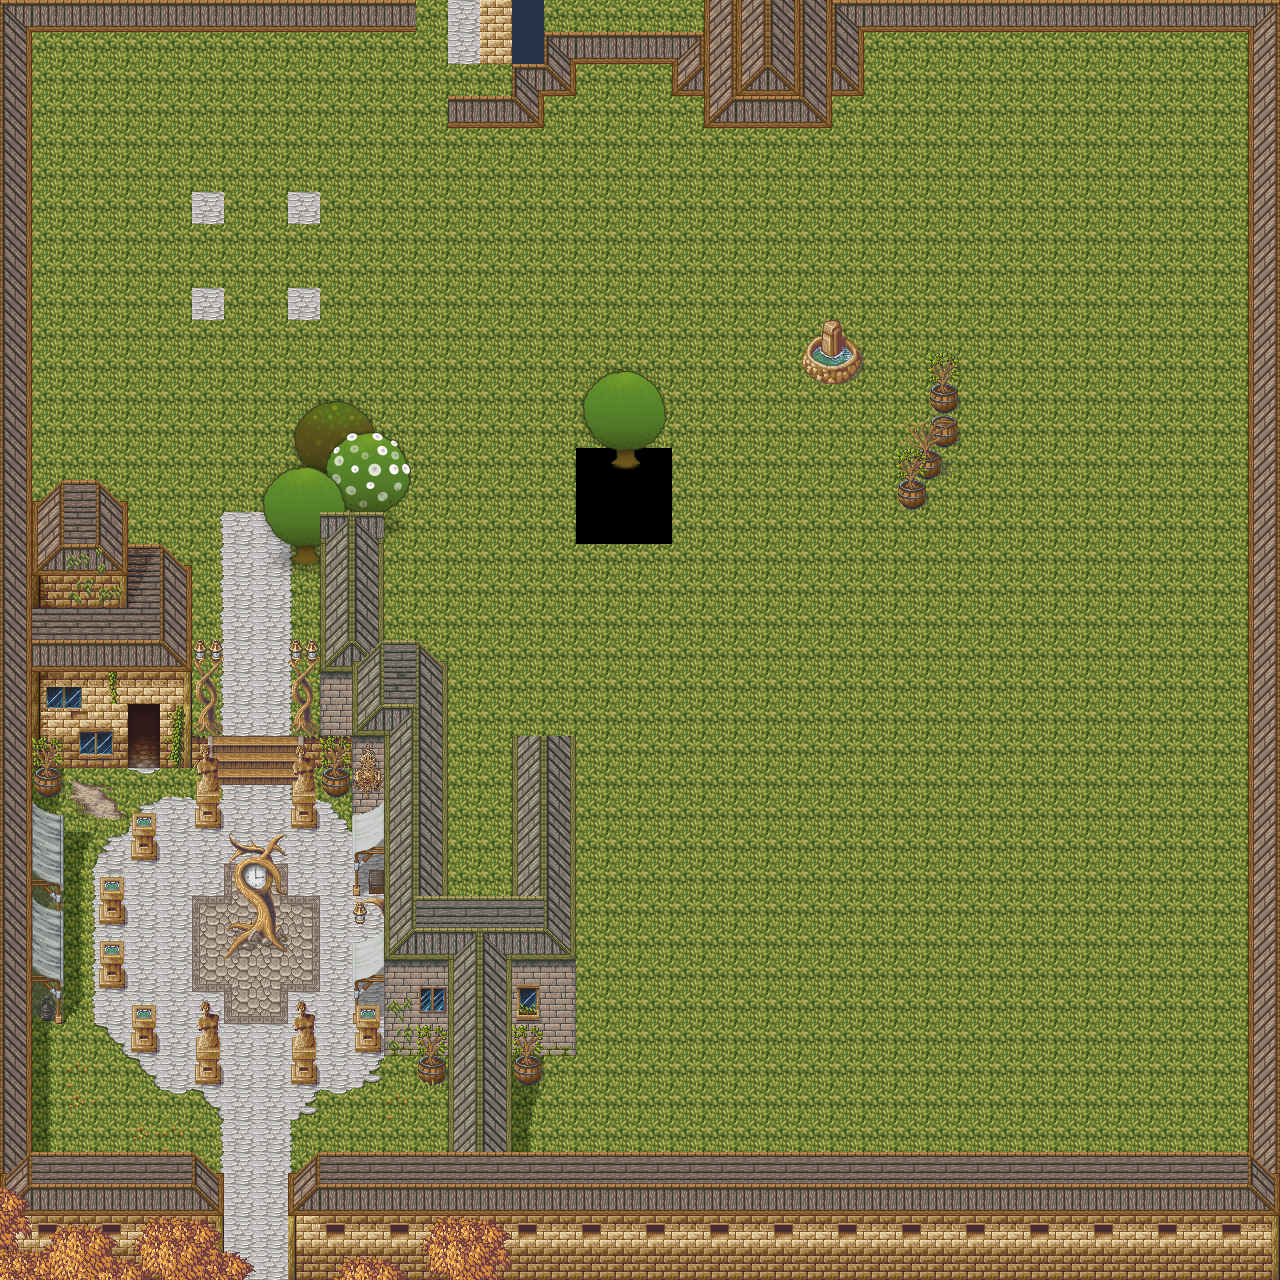

Rendered tile map (Tiled .tmx) drawn with the repository's tilesets; below, a short description and the map source with its tile grids summarised:
An orthogonal 40x40 tile map with 32x32 px tiles, 17 tile layers (0, 0, 1, 1, ...), 4 tilesets and 112 objects (46x sprite, 6x humanoid, 5x monster, entrance, secret, ...).

<map version="1.0" orientation="orthogonal" width="40" height="40" tilewidth="32" tileheight="32">
 <properties>
  <property name="boundaries" value="false" />
  <property name="name" value="The Mage City" />
  <property name="sortmode" value="yz" />
  <property name="sx" value="3" />
  <property name="sy" value="3" />
 </properties>
 <tileset firstgid="1" name="magecity" tilewidth="32" tileheight="32">
  <image source="../../images/tilesets/lorestrome/magecity.png" width="256" height="1450" />
  <tile id="12">
   <properties>
    <property name="block" value="true" />
   </properties>
  </tile>
 </tileset>
 <tileset firstgid="361" name="smalltrees" tilewidth="96" tileheight="128">
  <image source="../../images/gamegraphics/smalltrees.png" width="288" height="128" />
 </tileset>
 <tileset firstgid="364" name="flowers" tilewidth="26" tileheight="20">
  <tileoffset x="0" y="10" />
  <image source="../../images/gamegraphics/flowers.png" width="78" height="20" />
 </tileset>
 <tileset firstgid="367" name="doorshade" tilewidth="32" tileheight="32">
  <image source="../../images/tilesets/doorshade.png" width="32" height="64" />
 </tileset>
 <layer name="0" width="40" height="40">
  <properties>
   <property name="priority" value="0" />
   <property name="z" value="0" />
  </properties>
  <data>[1600 cells, 1591 non-empty, 34 distinct tile ids]</data>
 </layer>
 <layer name="0" width="40" height="40">
  <properties>
   <property name="level" value="1" />
   <property name="z" value="0" />
  </properties>
  <data>[1600 cells, 14 non-empty, 9 distinct tile ids]</data>
 </layer>
 <layer name="1" width="40" height="40">
  <properties>
   <property name="z" value="1" />
  </properties>
  <data>[1600 cells, 45 non-empty, 27 distinct tile ids]</data>
 </layer>
 <layer name="1" width="40" height="40">
  <properties>
   <property name="z" value="1" />
  </properties>
  <data>[1600 cells, 6 non-empty, 6 distinct tile ids]</data>
 </layer>
 <layer name="1" width="40" height="40">
  <properties>
   <property name="z" value="1" />
  </properties>
  <data>[1600 cells, 0 non-empty, 0 distinct tile ids]</data>
 </layer>
 <layer name="2" width="40" height="40">
  <properties>
   <property name="z" value="2" />
  </properties>
  <data>[1600 cells, 46 non-empty, 24 distinct tile ids]</data>
 </layer>
 <layer name="2" width="40" height="40">
  <properties>
   <property name="z" value="2" />
  </properties>
  <data>[1600 cells, 5 non-empty, 5 distinct tile ids]</data>
 </layer>
 <layer name="2" width="40" height="40">
  <properties>
   <property name="z" value="2" />
  </properties>
  <data>[1600 cells, 2 non-empty, 2 distinct tile ids]</data>
 </layer>
 <layer name="3" width="40" height="40">
  <properties>
   <property name="z" value="3" />
  </properties>
  <data>[1600 cells, 21 non-empty, 13 distinct tile ids]</data>
 </layer>
 <layer name="3" width="40" height="40">
  <properties>
   <property name="z" value="3" />
  </properties>
  <data>[1600 cells, 5 non-empty, 5 distinct tile ids]</data>
 </layer>
 <layer name="3" width="40" height="40">
  <properties>
   <property name="z" value="3" />
  </properties>
  <data>[1600 cells, 0 non-empty, 0 distinct tile ids]</data>
 </layer>
 <layer name="4" width="40" height="40">
  <properties>
   <property name="z" value="4" />
  </properties>
  <data>[1600 cells, 116 non-empty, 22 distinct tile ids]</data>
 </layer>
 <layer name="4" width="40" height="40">
  <properties>
   <property name="z" value="4" />
  </properties>
  <data>[1600 cells, 1 non-empty, 1 distinct tile ids]</data>
 </layer>
 <layer name="5" width="40" height="40">
  <properties>
   <property name="z" value="5" />
  </properties>
  <data>[1600 cells, 169 non-empty, 13 distinct tile ids]</data>
 </layer>
 <layer name="5" width="40" height="40">
  <properties>
   <property name="z" value="5" />
  </properties>
  <data>[1600 cells, 20 non-empty, 3 distinct tile ids]</data>
 </layer>
 <layer name="6" width="40" height="40">
  <properties>
   <property name="z" value="6" />
  </properties>
  <data>[1600 cells, 91 non-empty, 13 distinct tile ids]</data>
 </layer>
 <layer name="6" width="40" height="40">
  <properties>
   <property name="z" value="6" />
  </properties>
  <data>[1600 cells, 26 non-empty, 15 distinct tile ids]</data>
 </layer>
 <objectgroup color="#ffff00" name="Spawns" width="40" height="40">
  <properties>
   <property name="type" value="spawns" />
  </properties>
  <object name="entrance" x="240" y="1280" width="32" height="32" />
  <object name="secret" x="32" y="1184" width="32" height="32" />
  <object name="start" x="240" y="704" width="32" height="32" />
  <object name="house1" x="128" y="736" width="32" height="32" />
  <object name="voidroid" x="608" y="480" width="32" height="32" />
 </objectgroup>
 <objectgroup color="#55aaff" name="Portals" width="40" height="40">
  <properties>
   <property name="type" value="portals" />
  </properties>
  <object x="32" y="1216" width="32" height="32">
   <properties>
    <property name="map" value="test/secret" />
    <property name="spawn" value="door" />
   </properties>
  </object>
  <object x="128" y="704" width="32" height="32">
   <properties>
    <property name="map" value="test/house1_room1" />
    <property name="spawn" value="door1" />
   </properties>
  </object>
  <object x="224" y="1280">
   <properties>
    <property name="map" value="test/random" />
    <property name="spawn" value="arkanos" />
   </properties>
   <polyline points="0,0 0,32 64,32 64,0" />
  </object>
 </objectgroup>
 <objectgroup color="#ff0000" name="Collision" width="40" height="40">
  <properties>
   <property name="type" value="collision" />
  </properties>
  <object x="288" y="1184" width="992" height="96" />
  <object x="192" y="1064" width="32" height="24" />
  <object x="128" y="1032" width="32" height="24" />
  <object x="96" y="968" width="32" height="24" />
  <object x="96" y="904" width="32" height="24" />
  <object x="128" y="840" width="32" height="24" />
  <object x="240" y="928" width="32" height="32" />
  <object x="192" y="808" width="32" height="24" />
  <object x="288" y="808" width="32" height="24" />
  <object x="288" y="1064" width="32" height="24" />
  <object x="352" y="960" width="224" height="96" />
  <object x="448" y="1056" width="64" height="128" />
  <object x="0" y="0" width="32" height="1184" />
  <object x="32" y="832" width="32" height="192" />
  <object x="512" y="736" width="64" height="160" />
  <object x="32" y="576" width="96" height="192" />
  <object x="128" y="576" width="32" height="128" />
  <object x="160" y="576" width="32" height="192" />
  <object x="192" y="704" width="16" height="64" />
  <object x="304" y="704" width="16" height="64" />
  <object x="320" y="672" width="32" height="96" />
  <object x="352" y="672" width="96" height="224" />
  <object x="384" y="896" width="192" height="64" />
  <object x="320" y="544" width="64" height="128" />
  <object x="1248" y="0" width="32" height="1184" />
  <object x="0" y="1184" width="32" height="96" />
  <object x="32" y="1248" width="32" height="32" />
  <object x="64" y="1184" width="160" height="96" />
  <object x="416" y="1056" width="32" height="32">
   <ellipse />
  </object>
  <object x="32" y="768" width="32" height="32">
   <ellipse />
  </object>
  <object x="512" y="1056" width="32" height="32">
   <ellipse />
  </object>
  <object x="224" y="928" width="32" height="32">
   <ellipse />
  </object>
  </objectgroup>
 <objectgroup color="#ff00ff" name="Patrols" width="40" height="40">
  <properties>
   <property name="type" value="patrols" />
  </properties>
  <!-- 3 objects omitted --></objectgroup>
 <objectgroup name="Entities" width="40" height="40">
  <properties>
   <property name="type" value="entities" />
  </properties>
  <!-- 57 objects omitted --></objectgroup>
</map>
<!-- 72 of 112 objects omitted -->
